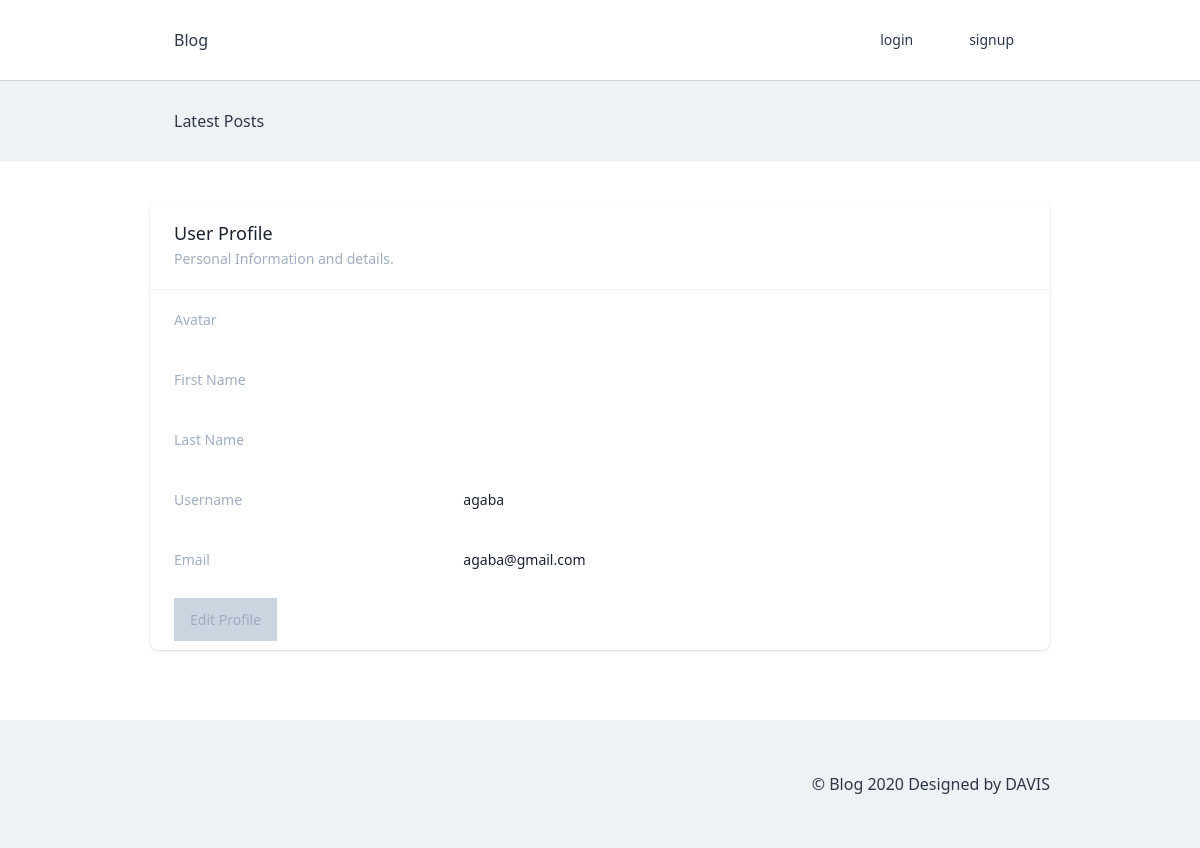
/users/1/edit/, run on an earlier commit of the app's database.
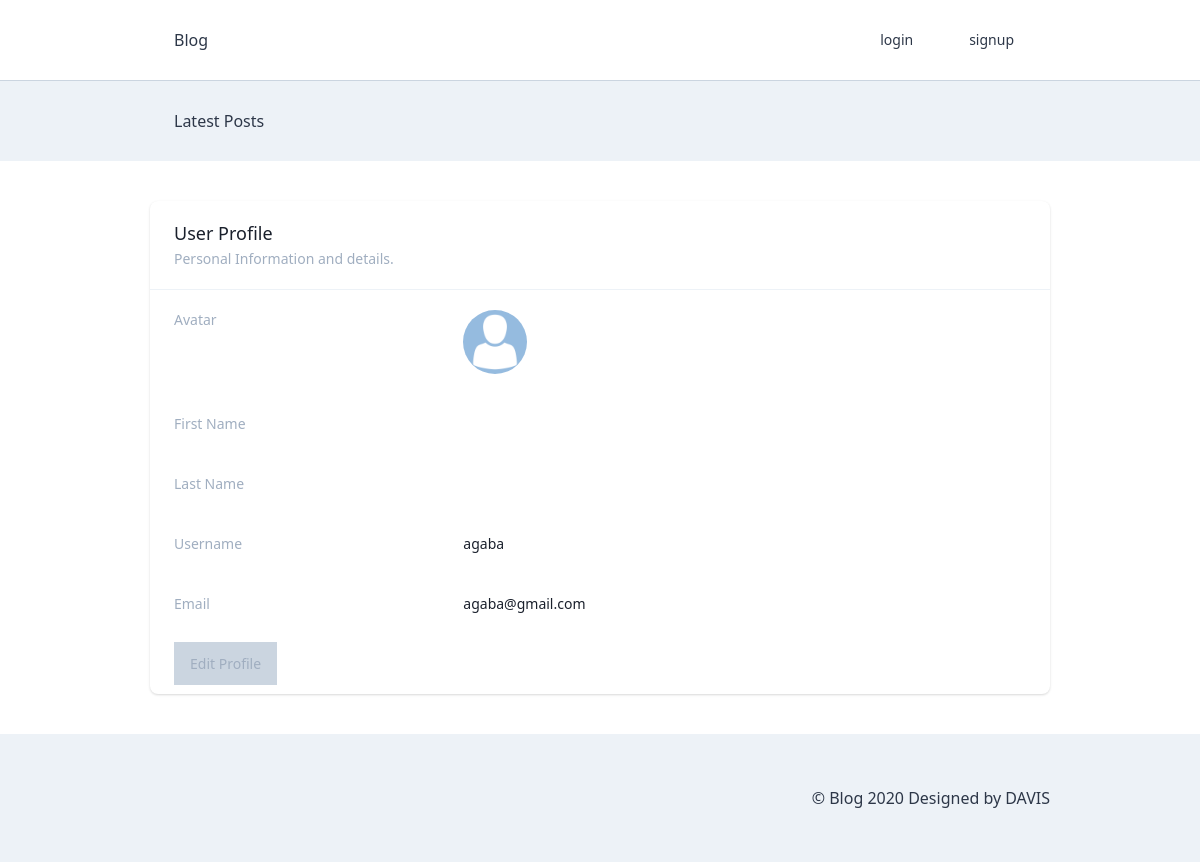
And on a later commit of the database.
### users/models.py (models this page shows, shortened)
class User(AbstractUser, core_models.TimeStampedModel):
    GENDER_MALE = "male"
    GENDER_FEMALE = "female"
    GENDER_CHOICES = (
        (GENDER_MALE, 'Male'),
        (GENDER_FEMALE, 'Female'),
    )
    gender = models.CharField(choices=GENDER_CHOICES,
                              max_length=10, blank=True)
    avatar = models.ImageField(blank=True, upload_to='avatar/')
    superhost = models.BooleanField(default=False)

### users/views.py (the view)
# urls.py: path("<int:pk>", views.UserProfileView.as_view(), name="profile"),
class UserProfileView(DetailView):
    model = models.User
    context_object_name = "user_obj"

### templates/users/user_detail.html (shortened to what this page needs)
{% extends 'base.html' %}
{% block content %}
<div class="w-3/4 mx-auto container py-10">
    <div class="bg-white shadow overflow-hidden sm:rounded-lg">
        <div class="px-4 py-5 border-b border-gray-200 sm:px-6">
            <h3 class="text-lg leading-6 font-medium text-gray-900">
                User Profile
            </h3>
            <p class="mt-1 max-w-2xl text-sm leading-5 text-gray-500">
                Personal Information and details.
            </p>
        </div>
        <div>
            <dl>
                <div class="bg-gray-50 px-4 py-5 sm:grid sm:grid-cols-3 sm:gap-4 sm:px-6">
                    <dt class="text-sm leading-5 font-medium text-gray-500">
                        Avatar
                    </dt>
                    <dd class="mt-1 text-sm leading-5 text-gray-900 sm:mt-0 sm:col-span-2">
                        {% if user_obj.avatar%}
                        <img src="{{user_obj.avatar.url}}" class="h-16 w-16 rounded-full" alt="">
                        {% endif %}
                    </dd>
                </div>
                <div class="bg-gray-50 px-4 py-5 sm:grid sm:grid-cols-3 sm:gap-4 sm:px-6">
                    <dt class="text-sm leading-5 font-medium text-gray-500">
                        First Name
                    </dt>
                    <dd class="mt-1 text-sm leading-5 text-gray-900 sm:mt-0 sm:col-span-2">
                    </dd>
                </div>
                <div class="bg-gray-50 px-4 py-5 sm:grid sm:grid-cols-3 sm:gap-4 sm:px-6">
                    <dt class="text-sm leading-5 font-medium text-gray-500">
                        Last Name
                    </dt>
                    <dd class="mt-1 text-sm leading-5 text-gray-900 sm:mt-0 sm:col-span-2">
                    </dd>
                </div>
                <div class="bg-gray-50 px-4 py-5 sm:grid sm:grid-cols-3 sm:gap-4 sm:px-6">
                    <dt class="text-sm leading-5 font-medium text-gray-500">
                        Username
                    </dt>
                    <dd class="mt-1 text-sm leading-5 text-gray-900 sm:mt-0 sm:col-span-2">
                        {{user_obj.username}}
                    </dd>
                </div>
                <div class="bg-white px-4 py-5 sm:grid sm:grid-cols-3 sm:gap-4 sm:px-6">
                    <dt class="text-sm leading-5 font-medium text-gray-500">
                        Email
                    </dt>
                    <dd class="mt-1 text-sm leading-5 text-gray-900 sm:mt-0 sm:col-span-2">
                        {{user_obj.email}}
                    </dd>
                </div>
                <div class="bg-gray-50 px-4 py-5 sm:grid sm:grid-cols-3 sm:gap-4 sm:px-6">
                    <dt class="text-sm leading-5 font-medium text-gray-500">
                        <a href="{% url 'users:update' %}" class="bg-gray-400 px-4 py-3 hover:bg-gray-300 my-4">Edit
                            Profile</a>
                    </dt>
                    <dd class="mt-1 text-sm leading-5 text-gray-900 sm:mt-0 sm:col-span-2">
                    </dd>
                </div>
            </dl>
        </div>
    </div>
</div>
{% endblock content %}

What changed in the data, as far as the page shows it:
changed User "agaba": avatar: picture added
